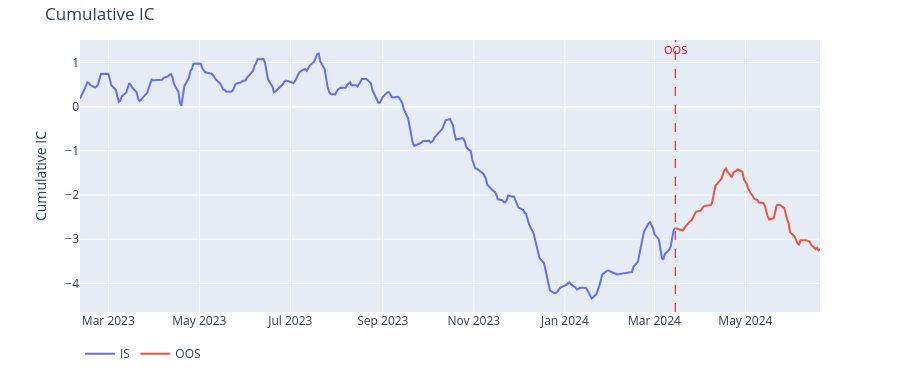

The code cell stored with this chart in its notebook:
### Markdown cell above
### 2.7 Level 5 — Charts (optional dep: `factorlib[charts]`)

`build_artifacts` 保留中間結果（IC series / spread series / quantile group returns…），
丟進 `report_charts` 產 plotly 圖。未安裝 `plotly` 會 raise ImportError — 此處 try/except 包起來。

### Code cell
from factorlib.evaluation.pipeline import build_artifacts

prepared = fl.preprocess(mom20, config=fl.CrossSectionalConfig())
artifacts = build_artifacts(prepared, fl.CrossSectionalConfig())
artifacts.factor_name = 'Mom_20D'
print('artifacts.intermediates keys:', sorted(artifacts.intermediates.keys()))

try:
    from factorlib.charts import report_charts
    figs = report_charts(artifacts)
    print(f'produced {len(figs)} figures:', list(figs)[:5])
    # 在 notebook 直接顯示第一張
    next(iter(figs.values())).show()
except ImportError as e:
    print('charts skipped — install with `pip install factorlib[charts]`:', e)

### Figure 1 — Plotly figure (JSON) as saved in the notebook; plotly's stock layout.template omitted (floating-point values rounded to 4 significant figures; data arrays with more than 128 entries replaced by an {"elided": "..."} marker saying what was removed)
{"data": [{"line": {"color": "#636EFA", "width": 2}, "name": "IS", "type": "scatter", "x": {"elided": "265 str values"}, "y": {"elided": "265 float values"}}, {"line": {"color": "#EF553B", "width": 2}, "name": "OOS", "type": "scatter", "x": ["2024-03-15T00:00:00.000", "2024-03-18T00:00:00.000", "2024-03-19T00:00:00.000", "2024-03-20T00:00:00.000", "2024-03-21T00:00:00.000", "2024-03-22T00:00:00.000", "2024-03-25T00:00:00.000", "2024-03-26T00:00:00.000", "2024-03-27T00:00:00.000", "2024-03-28T00:00:00.000", "2024-03-29T00:00:00.000", "2024-04-01T00:00:00.000", "2024-04-02T00:00:00.000", "2024-04-03T00:00:00.000", "2024-04-08T00:00:00.000", "2024-04-09T00:00:00.000", "2024-04-10T00:00:00.000", "2024-04-11T00:00:00.000", "2024-04-12T00:00:00.000", "2024-04-15T00:00:00.000", "2024-04-16T00:00:00.000", "2024-04-17T00:00:00.000", "2024-04-18T00:00:00.000", "2024-04-19T00:00:00.000", "2024-04-22T00:00:00.000", "2024-04-23T00:00:00.000", "2024-04-24T00:00:00.000", "2024-04-25T00:00:00.000", "2024-04-26T00:00:00.000", "2024-04-29T00:00:00.000", "2024-04-30T00:00:00.000", "2024-05-02T00:00:00.000", "2024-05-03T00:00:00.000", "2024-05-06T00:00:00.000", "2024-05-07T00:00:00.000", "2024-05-08T00:00:00.000", "2024-05-09T00:00:00.000", "2024-05-10T00:00:00.000", "2024-05-13T00:00:00.000", "2024-05-14T00:00:00.000", "2024-05-15T00:00:00.000", "2024-05-16T00:00:00.000", "2024-05-17T00:00:00.000", "2024-05-20T00:00:00.000", "2024-05-21T00:00:00.000", "2024-05-22T00:00:00.000", "2024-05-23T00:00:00.000", "2024-05-24T00:00:00.000", "2024-05-27T00:00:00.000", "2024-05-28T00:00:00.000", "2024-05-29T00:00:00.000", "2024-05-30T00:00:00.000", "2024-05-31T00:00:00.000", "2024-06-03T00:00:00.000", "2024-06-04T00:00:00.000", "2024-06-05T00:00:00.000", "2024-06-06T00:00:00.000", "2024-06-07T00:00:00.000", "2024-06-11T00:00:00.000", "2024-06-12T00:00:00.000", "2024-06-13T00:00:00.000", "2024-06-14T00:00:00.000", "2024-06-17T00:00:00.000", "2024-06-18T00:00:00.000", "2024-06-19T00:00:00.000", "2024-06-20T00:00:00.000"], "y": [-2.75, -2.785, -2.793, -2.804, -2.759, -2.703, -2.592, -2.567, -2.504, -2.438, -2.374, -2.354, -2.305, -2.255, -2.224, -2.124, -1.943, -1.785, -1.747, -1.631, -1.521, -1.432, -1.4, -1.474, -1.599, -1.483, -1.47, -1.447, -1.423, -1.478, -1.645, -1.754, -1.873, -2.025, -2.088, -2.095, -2.113, -2.17, -2.178, -2.245, -2.372, -2.489, -2.553, -2.519, -2.377, -2.234, -2.222, -2.219, -2.297, -2.448, -2.542, -2.649, -2.844, -2.94, -3.007, -3.097, -3.12, -3.022, -3.025, -3.034, -3.054, -3.126, -3.224, -3.194, -3.251, -3.229]}], "layout": {"annotations": [{"font": {"color": "red", "size": 11}, "showarrow": false, "text": "OOS", "x": "2024-03-15T00:00:00", "y": 1, "yref": "paper"}], "height": 380, "legend": {"orientation": "h", "y": -0.1}, "margin": {"b": 30, "t": 40}, "shapes": [{"line": {"color": "red", "dash": "dash", "width": 1}, "type": "line", "x0": "2024-03-15T00:00:00", "x1": "2024-03-15T00:00:00", "y0": 0, "y1": 1, "yref": "paper"}], "title": {"text": "Cumulative IC"}, "yaxis": {"title": {"text": "Cumulative IC"}}}}
